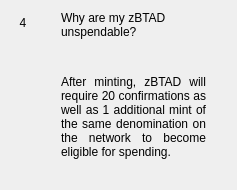
                  <widget class="QWidget" name="widgetFaq4" native="true">
                   <layout class="QHBoxLayout" name="horizontalPage_4" stretch="0,1">
                    <item alignment="Qt::AlignTop">
                     <widget class="QLabel" name="labelNumber4">
                      <property name="minimumSize">
                       <size>
                        <width>24</width>
                        <height>24</height>
                       </size>
                      </property>
                      <property name="maximumSize">
                       <size>
                        <width>16777215</width>
                        <height>24</height>
                       </size>
                      </property>
                      <property name="text">
                       <string>4</string>
                      </property>
                      <property name="alignment">
                       <set>Qt::AlignCenter</set>
                      </property>
                     </widget>
                    </item>
                    <item>
                     <layout class="QVBoxLayout" name="verticalLayoutPage_4">
                      <property name="leftMargin">
                       <number>20</number>
                      </property>
                      <property name="rightMargin">
                       <number>20</number>
                      </property>
                      <item>
                       <widget class="QLabel" name="labelSubtitle4">
                        <property name="text">
                         <string>Why are my zBTAD unspendable?</string>
                        </property>
                        <property name="wordWrap">
                         <bool>true</bool>
                        </property>
                       </widget>
                      </item>
                      <item>
                       <spacer name="verticalSpacer_40">
                        <property name="orientation">
                         <enum>Qt::Vertical</enum>
                        </property>
                        <property name="sizeType">
                         <enum>QSizePolicy::Fixed</enum>
                        </property>
                        <property name="sizeHint" stdset="0">
                         <size>
                          <width>20</width>
                          <height>30</height>
                         </size>
                        </property>
                       </spacer>
                      </item>
                      <item>
                       <widget class="QLabel" name="labelContent4">
                        <property name="text">
                         <string>
                           &lt;html&gt;&lt;head/&gt;&lt;body&gt;&lt;p align=&quot;justify&quot;&gt;
                           After minting, zBTAD will require 20 confirmations as well as 1
                           additional mint of the same denomination on the network to
                           become eligible for spending.
                           &lt;/p&gt;&lt;/body&gt;&lt;/html&gt;
                         </string>
                        </property>
                        <property name="alignment">
                         <set>Qt::AlignLeading|Qt::AlignLeft|Qt::AlignTop</set>
                        </property>
                        <property name="wordWrap">
                         <bool>true</bool>
                        </property>
                       </widget>
                      </item>
                      <item>
                       <spacer name="verticalSpacer_41">
                        <property name="orientation">
                         <enum>Qt::Vertical</enum>
                        </property>
                        <property name="sizeHint" stdset="0">
                         <size>
                          <width>20</width>
                          <height>20</height>
                         </size>
                        </property>
                       </spacer>
                      </item>
                     </layout>
                    </item>
                   </layout>
                  </widget>
